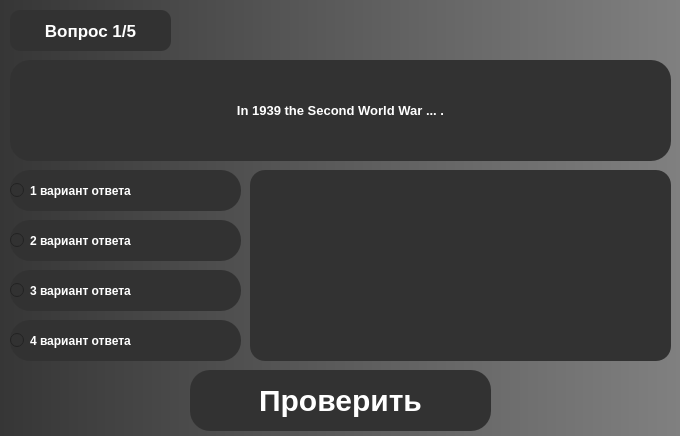
<?xml version="1.0" encoding="UTF-8"?>
<ui version="4.0">
 <class>MainWindow</class>
 <widget class="QMainWindow" name="MainWindow">
  <property name="geometry">
   <rect>
    <x>0</x>
    <y>0</y>
    <width>680</width>
    <height>436</height>
   </rect>
  </property>
  <property name="windowTitle">
   <string>My English Grammar</string>
  </property>
  <widget class="QWidget" name="centralwidget">
   <property name="styleSheet">
    <string notr="true">QWidget
{
    color: #aaa;
   background-color: qlineargradient(spread:pad, x1:0, y1:0, x2:1, y2:0, stop:0 rgb(54, 54, 54), stop:1 rgb(128, 128, 128));
}

</string>
   </property>
   <widget class="QLabel" name="label_2">
    <property name="geometry">
     <rect>
      <x>10</x>
      <y>60</y>
      <width>661</width>
      <height>101</height>
     </rect>
    </property>
    <property name="font">
     <font>
      <pointsize>10</pointsize>
      <weight>75</weight>
      <italic>false</italic>
      <bold>true</bold>
     </font>
    </property>
    <property name="styleSheet">
     <string notr="true">QLabel
{
   color: rgb(255, 255, 255);
	background-color: #323232;
    border-radius: 20px;
	font: &quot;Microsoft YaHei UI&quot;;
	font-weight: bold;
}</string>
    </property>
    <property name="text">
     <string>In 1939 the Second World War ... .</string>
    </property>
    <property name="alignment">
     <set>Qt::AlignCenter</set>
    </property>
   </widget>
   <widget class="QLabel" name="label_3">
    <property name="geometry">
     <rect>
      <x>10</x>
      <y>10</y>
      <width>161</width>
      <height>41</height>
     </rect>
    </property>
    <property name="font">
     <font>
      <pointsize>13</pointsize>
      <weight>75</weight>
      <italic>false</italic>
      <bold>true</bold>
      <kerning>true</kerning>
     </font>
    </property>
    <property name="styleSheet">
     <string notr="true">QLabel
{
   color: rgb(255, 255, 255);
	background-color: #323232;
    border-radius: 10px;
	font: &quot;Microsoft YaHei UI&quot;;
	font-weight: bold;
}</string>
    </property>
    <property name="text">
     <string>Вопрос 1/5</string>
    </property>
    <property name="alignment">
     <set>Qt::AlignCenter</set>
    </property>
   </widget>
   <widget class="QRadioButton" name="radioButton">
    <property name="geometry">
     <rect>
      <x>10</x>
      <y>170</y>
      <width>231</width>
      <height>41</height>
     </rect>
    </property>
    <property name="styleSheet">
     <string notr="true">QRadioButton
{
   color: rgb(255, 255, 255);
	background-color: #323232;
    border-radius: 20px;
	font: &quot;Microsoft YaHei UI&quot;;
	font-weight: bold;
}</string>
    </property>
    <property name="text">
     <string>1 вариант ответа</string>
    </property>
    <attribute name="buttonGroup">
     <string notr="true">buttonGroup</string>
    </attribute>
   </widget>
   <widget class="QRadioButton" name="radioButton_2">
    <property name="geometry">
     <rect>
      <x>10</x>
      <y>220</y>
      <width>231</width>
      <height>41</height>
     </rect>
    </property>
    <property name="styleSheet">
     <string notr="true">QRadioButton
{
   color: rgb(255, 255, 255);
	background-color: #323232;
    border-radius: 20px;
	font: &quot;Microsoft YaHei UI&quot;;
	font-weight: bold;
}</string>
    </property>
    <property name="text">
     <string>2 вариант ответа</string>
    </property>
    <attribute name="buttonGroup">
     <string notr="true">buttonGroup</string>
    </attribute>
   </widget>
   <widget class="QRadioButton" name="radioButton_3">
    <property name="geometry">
     <rect>
      <x>10</x>
      <y>270</y>
      <width>231</width>
      <height>41</height>
     </rect>
    </property>
    <property name="styleSheet">
     <string notr="true">QRadioButton
{
   color: rgb(255, 255, 255);
	background-color: #323232;
    border-radius: 20px;
	font: &quot;Microsoft YaHei UI&quot;;
	font-weight: bold;
}</string>
    </property>
    <property name="text">
     <string>3 вариант ответа</string>
    </property>
    <attribute name="buttonGroup">
     <string notr="true">buttonGroup</string>
    </attribute>
   </widget>
   <widget class="QRadioButton" name="radioButton_4">
    <property name="geometry">
     <rect>
      <x>10</x>
      <y>320</y>
      <width>231</width>
      <height>41</height>
     </rect>
    </property>
    <property name="styleSheet">
     <string notr="true">QRadioButton
{
   color: rgb(255, 255, 255);
	background-color: #323232;
    border-radius: 20px;
	font: &quot;Microsoft YaHei UI&quot;;
	font-weight: bold;
}</string>
    </property>
    <property name="text">
     <string>4 вариант ответа</string>
    </property>
    <attribute name="buttonGroup">
     <string notr="true">buttonGroup</string>
    </attribute>
   </widget>
   <widget class="QPushButton" name="pushButton">
    <property name="geometry">
     <rect>
      <x>190</x>
      <y>370</y>
      <width>301</width>
      <height>61</height>
     </rect>
    </property>
    <property name="styleSheet">
     <string notr="true">QPushButton
{
    color: rgb(255, 255, 255);
	background-color: #323232;
    width: 75px;
    height: 50px;
	font-size: 30px;
	border-radius: 20px;
	font: &quot;Microsoft YaHei UI&quot;;
	font-weight: bold;
}

QPushButton:hover
{
    background-color: silver;
}</string>
    </property>
    <property name="text">
     <string>Проверить</string>
    </property>
   </widget>
   <widget class="QPlainTextEdit" name="plainTextEdit">
    <property name="geometry">
     <rect>
      <x>250</x>
      <y>170</y>
      <width>421</width>
      <height>191</height>
     </rect>
    </property>
    <property name="styleSheet">
     <string notr="true">QPlainTextEdit
{
   color: rgb(255, 255, 255);
	background-color: #323232;
    border-radius: 15px;
	font: &quot;Microsoft YaHei UI&quot;;
	font-weight: bold;
}</string>
    </property>
    <property name="readOnly">
     <bool>true</bool>
    </property>
    <property name="plainText">
     <string/>
    </property>
   </widget>
  </widget>
 </widget>
 <resources/>
 <connections/>
 <buttongroups>
  <buttongroup name="buttonGroup"/>
 </buttongroups>
</ui>
